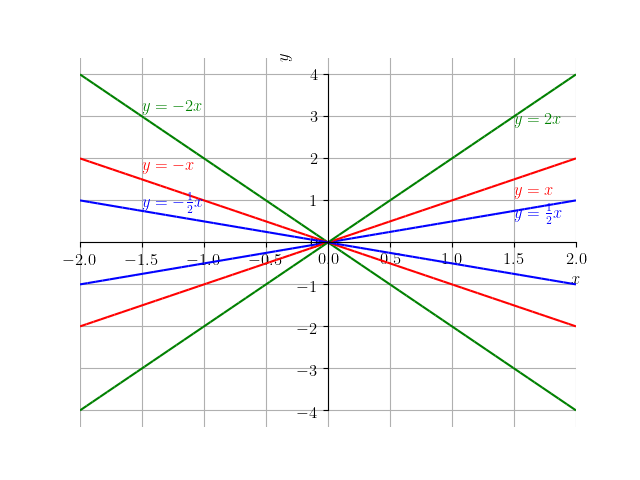

Write Python code to recreate this figure.
import matplotlib.pyplot as plt
from sympy import *

plt.rcParams.update({
     "text.usetex": True,
     "font.family": "serif",
     "font.size": 12
     })


var('x')

p=plot(0.5*x,(x,-2,2),line_color='blue',show=False)
q=plot(x,(x,-2,2),line_color='red',show=False)
p.extend(q)
q=plot(2*x,(x,-2,2),line_color='green',show=False)
p.extend(q)
q=plot(-2*x,(x,-2,2),line_color='green',show=False)
p.extend(q)
q=plot(-x,(x,-2,2),line_color='red',show=False)
p.extend(q)
q=plot(-0.5*x,(x,-2,2),line_color='blue',show=False)
p.extend(q)
p.xlabel="$x$"
p.ylabel="$y$"
p.save('fig_ex_funlinear.png')

fig = p._backend.fig
ax = fig.axes[0]
ax.grid()
ax.text(1.5,0.45,'$y=\\frac{1}{2}x$',color='blue')
ax.text(1.5,1.1,'$y=x$',color='red')
ax.text(1.5,2.8,'$y=2x$',color='green')
ax.text(-1.5,3.1,'$y=-2x$',color='green')
ax.text(-1.5,1.7,'$y=-x$',color='red')
ax.text(-1.5,0.7,'$y=-\\frac{1}{2}x$',color='blue')

fig.savefig('fig_ex_funlinear.png')
